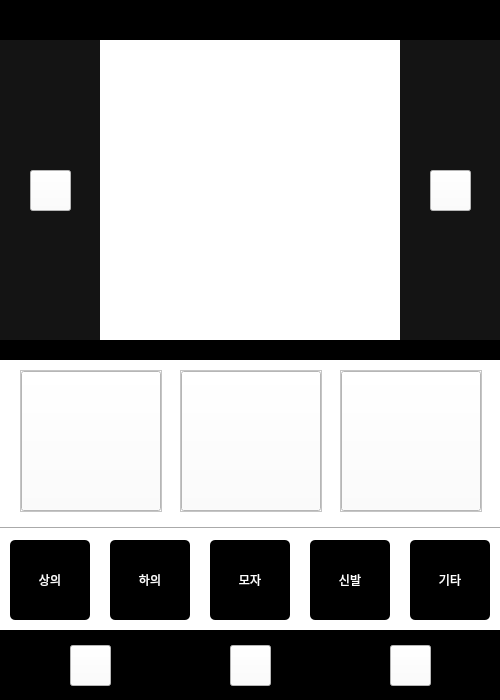
<?xml version="1.0" encoding="UTF-8"?>
<ui version="4.0">
 <class>MainWindow</class>
 <widget class="QMainWindow" name="MainWindow">
  <property name="geometry">
   <rect>
    <x>0</x>
    <y>0</y>
    <width>500</width>
    <height>700</height>
   </rect>
  </property>
  <property name="windowTitle">
   <string>입어바라</string>
  </property>
  <property name="styleSheet">
   <string notr="true">background-color: rgb(255, 255, 255);</string>
  </property>
  <widget class="QWidget" name="centralwidget">
   <widget class="QPushButton" name="pushButton">
    <property name="geometry">
     <rect>
      <x>230</x>
      <y>645</y>
      <width>41</width>
      <height>41</height>
     </rect>
    </property>
    <property name="text">
     <string/>
    </property>
    <property name="icon">
     <iconset>
      <normaloff>icon/list.png</normaloff>icon/list.png</iconset>
    </property>
    <property name="iconSize">
     <size>
      <width>25</width>
      <height>25</height>
     </size>
    </property>
   </widget>
   <widget class="QPushButton" name="userButton">
    <property name="geometry">
     <rect>
      <x>390</x>
      <y>645</y>
      <width>41</width>
      <height>41</height>
     </rect>
    </property>
    <property name="text">
     <string/>
    </property>
    <property name="icon">
     <iconset>
      <normaloff>icon/user.png</normaloff>icon/user.png</iconset>
    </property>
    <property name="iconSize">
     <size>
      <width>25</width>
      <height>25</height>
     </size>
    </property>
   </widget>
   <widget class="QPushButton" name="writePostButton">
    <property name="geometry">
     <rect>
      <x>70</x>
      <y>645</y>
      <width>41</width>
      <height>41</height>
     </rect>
    </property>
    <property name="text">
     <string/>
    </property>
    <property name="icon">
     <iconset>
      <normaloff>icon/more.png</normaloff>icon/more.png</iconset>
    </property>
    <property name="iconSize">
     <size>
      <width>25</width>
      <height>25</height>
     </size>
    </property>
   </widget>
   <widget class="QLabel" name="hotPostImage">
    <property name="geometry">
     <rect>
      <x>100</x>
      <y>40</y>
      <width>300</width>
      <height>300</height>
     </rect>
    </property>
    <property name="text">
     <string/>
    </property>
   </widget>
   <widget class="QPushButton" name="leftButton">
    <property name="geometry">
     <rect>
      <x>30</x>
      <y>170</y>
      <width>41</width>
      <height>41</height>
     </rect>
    </property>
    <property name="text">
     <string/>
    </property>
    <property name="icon">
     <iconset>
      <normaloff>icon/left.png</normaloff>icon/left.png</iconset>
    </property>
    <property name="iconSize">
     <size>
      <width>25</width>
      <height>25</height>
     </size>
    </property>
   </widget>
   <widget class="QPushButton" name="rightButton">
    <property name="enabled">
     <bool>true</bool>
    </property>
    <property name="geometry">
     <rect>
      <x>430</x>
      <y>170</y>
      <width>41</width>
      <height>41</height>
     </rect>
    </property>
    <property name="autoFillBackground">
     <bool>false</bool>
    </property>
    <property name="text">
     <string/>
    </property>
    <property name="icon">
     <iconset>
      <normaloff>icon/right.png</normaloff>icon/right.png</iconset>
    </property>
    <property name="iconSize">
     <size>
      <width>25</width>
      <height>25</height>
     </size>
    </property>
    <property name="autoRepeat">
     <bool>false</bool>
    </property>
   </widget>
   <widget class="QPushButton" name="op1">
    <property name="geometry">
     <rect>
      <x>10</x>
      <y>540</y>
      <width>80</width>
      <height>80</height>
     </rect>
    </property>
    <property name="styleSheet">
     <string notr="true">QPushButton{
	color: white;
	background-color: rgb(0, 0, 0);
	border-radius: 5px;
}</string>
    </property>
    <property name="text">
     <string>상의</string>
    </property>
    <property name="flat">
     <bool>false</bool>
    </property>
   </widget>
   <widget class="QPushButton" name="op2">
    <property name="geometry">
     <rect>
      <x>110</x>
      <y>540</y>
      <width>80</width>
      <height>80</height>
     </rect>
    </property>
    <property name="styleSheet">
     <string notr="true">QPushButton{
	color: white;
	background-color: rgb(0, 0, 0);
	border-radius: 5px;
}</string>
    </property>
    <property name="text">
     <string>하의</string>
    </property>
    <property name="flat">
     <bool>false</bool>
    </property>
   </widget>
   <widget class="QPushButton" name="op3">
    <property name="geometry">
     <rect>
      <x>210</x>
      <y>540</y>
      <width>80</width>
      <height>80</height>
     </rect>
    </property>
    <property name="styleSheet">
     <string notr="true">QPushButton{
	color: white;
	background-color: rgb(0, 0, 0);
	border-radius: 5px;
}</string>
    </property>
    <property name="text">
     <string>모자</string>
    </property>
    <property name="flat">
     <bool>false</bool>
    </property>
   </widget>
   <widget class="QPushButton" name="op4">
    <property name="geometry">
     <rect>
      <x>310</x>
      <y>540</y>
      <width>80</width>
      <height>80</height>
     </rect>
    </property>
    <property name="styleSheet">
     <string notr="true">QPushButton{
	color: white;
	background-color: rgb(0, 0, 0);
	border-radius: 5px;
}</string>
    </property>
    <property name="text">
     <string>신발</string>
    </property>
    <property name="flat">
     <bool>false</bool>
    </property>
   </widget>
   <widget class="QPushButton" name="op5">
    <property name="geometry">
     <rect>
      <x>410</x>
      <y>540</y>
      <width>80</width>
      <height>80</height>
     </rect>
    </property>
    <property name="styleSheet">
     <string notr="true">QPushButton{
	color: white;
	background-color: rgb(0, 0, 0);
	border-radius: 5px;
}</string>
    </property>
    <property name="text">
     <string>기타</string>
    </property>
    <property name="flat">
     <bool>false</bool>
    </property>
   </widget>
   <widget class="QFrame" name="frame">
    <property name="geometry">
     <rect>
      <x>0</x>
      <y>0</y>
      <width>500</width>
      <height>40</height>
     </rect>
    </property>
    <property name="styleSheet">
     <string notr="true">background-color: black;</string>
    </property>
    <property name="frameShape">
     <enum>QFrame::StyledPanel</enum>
    </property>
    <property name="frameShadow">
     <enum>QFrame::Raised</enum>
    </property>
   </widget>
   <widget class="QFrame" name="frame_2">
    <property name="geometry">
     <rect>
      <x>0</x>
      <y>630</y>
      <width>500</width>
      <height>70</height>
     </rect>
    </property>
    <property name="styleSheet">
     <string notr="true">background-color: black;</string>
    </property>
    <property name="frameShape">
     <enum>QFrame::StyledPanel</enum>
    </property>
    <property name="frameShadow">
     <enum>QFrame::Raised</enum>
    </property>
   </widget>
   <widget class="QLabel" name="label">
    <property name="geometry">
     <rect>
      <x>0</x>
      <y>40</y>
      <width>500</width>
      <height>300</height>
     </rect>
    </property>
    <property name="styleSheet">
     <string notr="true">background-color: rgb(20, 20, 20);</string>
    </property>
    <property name="text">
     <string/>
    </property>
   </widget>
   <widget class="QLabel" name="label_2">
    <property name="geometry">
     <rect>
      <x>0</x>
      <y>340</y>
      <width>500</width>
      <height>20</height>
     </rect>
    </property>
    <property name="styleSheet">
     <string notr="true">background-color: rgb(0, 0, 0);</string>
    </property>
    <property name="text">
     <string/>
    </property>
   </widget>
   <widget class="QLabel" name="label_3">
    <property name="geometry">
     <rect>
      <x>0</x>
      <y>500</y>
      <width>500</width>
      <height>20</height>
     </rect>
    </property>
    <property name="styleSheet">
     <string notr="true">background-color: rgb(255, 255, 255);</string>
    </property>
    <property name="text">
     <string/>
    </property>
   </widget>
   <widget class="QScrollArea" name="scrollArea_2">
    <property name="geometry">
     <rect>
      <x>180</x>
      <y>370</y>
      <width>142</width>
      <height>142</height>
     </rect>
    </property>
    <property name="widgetResizable">
     <bool>true</bool>
    </property>
    <widget class="QWidget" name="scrollAreaWidgetContents_2">
     <property name="geometry">
      <rect>
       <x>0</x>
       <y>0</y>
       <width>140</width>
       <height>140</height>
      </rect>
     </property>
     <widget class="QPushButton" name="img2">
      <property name="geometry">
       <rect>
        <x>0</x>
        <y>0</y>
        <width>140</width>
        <height>140</height>
       </rect>
      </property>
      <property name="text">
       <string/>
      </property>
      <property name="iconSize">
       <size>
        <width>162</width>
        <height>229</height>
       </size>
      </property>
     </widget>
    </widget>
   </widget>
   <widget class="QScrollArea" name="scrollArea_3">
    <property name="geometry">
     <rect>
      <x>20</x>
      <y>370</y>
      <width>142</width>
      <height>142</height>
     </rect>
    </property>
    <property name="widgetResizable">
     <bool>true</bool>
    </property>
    <widget class="QWidget" name="scrollAreaWidgetContents_3">
     <property name="geometry">
      <rect>
       <x>0</x>
       <y>0</y>
       <width>140</width>
       <height>140</height>
      </rect>
     </property>
     <widget class="QPushButton" name="img1">
      <property name="geometry">
       <rect>
        <x>0</x>
        <y>0</y>
        <width>140</width>
        <height>140</height>
       </rect>
      </property>
      <property name="text">
       <string/>
      </property>
      <property name="iconSize">
       <size>
        <width>162</width>
        <height>229</height>
       </size>
      </property>
     </widget>
    </widget>
   </widget>
   <widget class="QScrollArea" name="scrollArea_4">
    <property name="geometry">
     <rect>
      <x>340</x>
      <y>370</y>
      <width>142</width>
      <height>142</height>
     </rect>
    </property>
    <property name="widgetResizable">
     <bool>true</bool>
    </property>
    <widget class="QWidget" name="scrollAreaWidgetContents_8">
     <property name="geometry">
      <rect>
       <x>0</x>
       <y>0</y>
       <width>140</width>
       <height>140</height>
      </rect>
     </property>
     <widget class="QPushButton" name="img3">
      <property name="geometry">
       <rect>
        <x>0</x>
        <y>0</y>
        <width>140</width>
        <height>140</height>
       </rect>
      </property>
      <property name="text">
       <string/>
      </property>
      <property name="iconSize">
       <size>
        <width>162</width>
        <height>229</height>
       </size>
      </property>
     </widget>
    </widget>
   </widget>
   <widget class="Line" name="line">
    <property name="geometry">
     <rect>
      <x>0</x>
      <y>520</y>
      <width>501</width>
      <height>16</height>
     </rect>
    </property>
    <property name="orientation">
     <enum>Qt::Horizontal</enum>
    </property>
   </widget>
   <zorder>line</zorder>
   <zorder>label</zorder>
   <zorder>frame_2</zorder>
   <zorder>pushButton</zorder>
   <zorder>userButton</zorder>
   <zorder>writePostButton</zorder>
   <zorder>hotPostImage</zorder>
   <zorder>leftButton</zorder>
   <zorder>rightButton</zorder>
   <zorder>op1</zorder>
   <zorder>op2</zorder>
   <zorder>op3</zorder>
   <zorder>op4</zorder>
   <zorder>op5</zorder>
   <zorder>frame</zorder>
   <zorder>label_2</zorder>
   <zorder>label_3</zorder>
   <zorder>scrollArea_2</zorder>
   <zorder>scrollArea_3</zorder>
   <zorder>scrollArea_4</zorder>
  </widget>
 </widget>
 <resources/>
 <connections/>
</ui>
